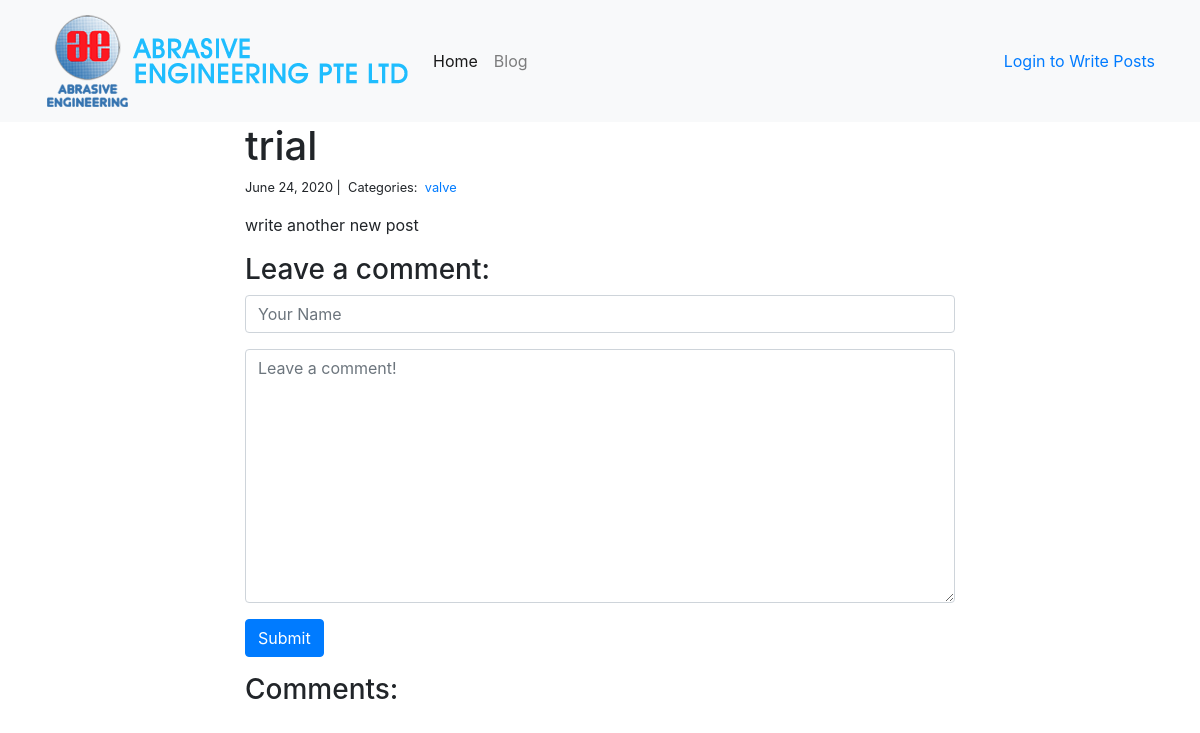
Page /blog/8/ on the committed database.
### blog/models.py (models this page shows, shortened)
class Post(models.Model):
    title = models.CharField(max_length=255)
    body = models.TextField()
    created_on = models.DateTimeField(auto_now_add=True)
    last_modified = models.DateTimeField(auto_now=True)
    categories = models.ManyToManyField('Category', related_name='posts')
    cover = models.ImageField(blank=True, upload_to='images/')

class Category(models.Model):
    name = models.CharField(max_length=100)
    class Meta:
        ordering = ('name',)
        verbose_name = 'category'
        verbose_name_plural = 'categories'

### blog/views.py (the view, shortened to what this page needs)
# urls.py: path("<int:pk>/", views.blog_detail, name="blog_detail"),
def blog_detail(request, pk):
    post = get_object_or_404(Post, pk=pk)
    form = CommentForm()
    comments = Comment.objects.filter(post=post)
    context = {
        "post": post,
        "comments": comments,
        "form": form,
    }
    return render(request, "blog_detail.html", context)

### blog/forms.py
class CommentForm(forms.Form):
    author = forms.CharField(
        max_length=60,
        widget=forms.TextInput(attrs={
            "class": "form-control",
            "placeholder": "Your Name"
        })
    )
    body = forms.CharField(
        widget=forms.Textarea(attrs={
            "class": "form-control",
            "placeholder": "Leave a comment!"
        })
    )

### blog/templates/blog_detail.html (shortened to what this page needs)
{% extends "base.html" %}
{% block page_content %}
<div class="col-md-8 offset-md-2">
    <h1>{{ post.title }}</h1>
    <small>
        {{ post.created_on.date }} |&nbsp;
        Categories:&nbsp;
        {% for category in post.categories.all %}
        <a href="{% url 'blog_category' category.name %}">
            {{ category.name }}
        </a>&nbsp;
        {% endfor %}
    </small>
    <p>{{ post.body | linebreaks }}</p>
    <h3>Leave a comment:</h3>
    <form action="/blog/{{ post.pk }}/" method="post">
        <div class="form-group">
            {{ form.author }}
        </div>
        <div class="form-group">
            {{ form.body }}
        </div>
        <button type="submit" class="btn btn-primary">Submit</button>
    </form>
    <h3>Comments:</h3>
</div>
{% endblock %}

### rows in the picture
Post: title "trial", created_on "June 24, 2020", body "write another new post"
Category: name "valve"
